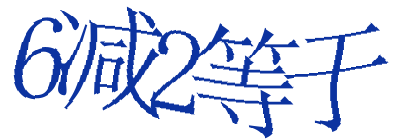
#> input picture src/cas_ocr_model/v1/classify/predict/test/test1_20240102160004_server.png, 400 x 140 px
$ python -i remove_white.py   (imports and definitions only)
#> lines starting #> are read from the running program, lines starting #| are printed output that depends on the picture; after the words box and inside, x2 and y2 are one past the last pixel; in counts of white or black regions, pixels touching at a corner belong together
#> further down, picture is the input picture: shape (140, 400, 3); mean B, G, R 240, 222.8, 216.6
import os

from cas_ocr_model.v1.utils.files.dirs import create_dirs
from cas_ocr_model.v1.utils.files.get_files import divide_files_into_processes, get_all_files

import cv2

save_dir = "../../workdir/Spilt/ori_gray_div_last"
# [1 line not run here, left out]


def is_blank(image):
    gray = cv2.cvtColor(image, cv2.COLOR_BGR2GRAY)
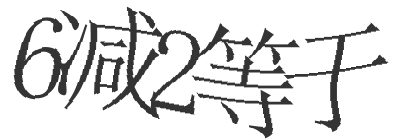
#> gray: shape (140, 400); min 52, max 255, mean 223
    _, threshold = cv2.threshold(gray, 240, 255, cv2.THRESH_BINARY)
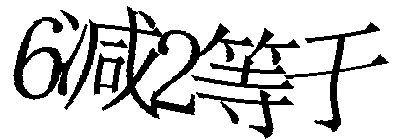
#> threshold: shape (140, 400); 81.3% white; 8 black regions, largest, box (x1, y1, x2, y2) and area: (64, 6, 254, 119) 4031, (13, 17, 88, 100) 1817, (284, 22, 389, 132) 1444
    # Reverse the threshold image
    threshold = cv2.bitwise_not(threshold)
    return cv2.countNonZero(threshold) == 0


def process_file(file_path):
    image = cv2.imread(file_path)
    if image is None:
        print("无法读取图像", file_path)
        return

    if is_blank(image):
        os.remove(file_path)


def remove_blank_images(path):
    print(path)
    divide_files_into_processes(
        path,
        14,
        process_file
    )

    all_files = get_all_files(
        path,
        include_subdir=False
    )
    print("Now:", len(all_files))
    print()


# [8 lines not run here, left out]

>>> import cv2
>>> picture = cv2.imread('../classify/predict/test/test1_20240102160004_server.png')
>>> result = is_blank(picture)
#> result = False

$ run again, on src/cas_ocr_model/v1/classify/predict/test/test3_20240102160857_server.png
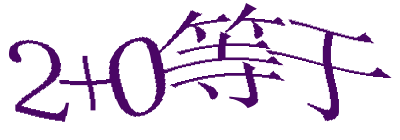
#> input picture src/cas_ocr_model/v1/classify/predict/test/test3_20240102160857_server.png, 400 x 140 px
#> picture is the input picture: shape (140, 400, 3); mean B, G, R 234.9, 222.5, 231.4
#> in is_blank, `gray = cv2.cvtColor(image, cv2.COLOR_BGR2GRAY)`:
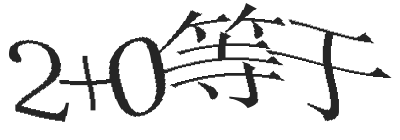
#> gray: shape (140, 400); min 37, max 255, mean 226.6
#> in is_blank, `_, threshold = cv2.threshold(gray, 240, 255, cv2.THRESH_BINARY)`:
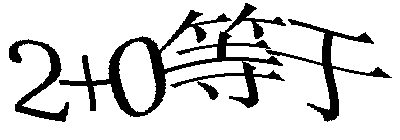
#> threshold: shape (140, 400); 84.8% white; 2 black regions, box (x1, y1, x2, y2) and area: (59, 3, 392, 122) 7182, (9, 39, 69, 122) 1344
#> result = False

$ run again, on src/cas_ocr_model/v1/classify/predict/test/test4_20240102160902_server.png
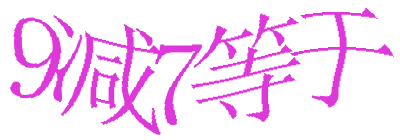
#> input picture src/cas_ocr_model/v1/classify/predict/test/test4_20240102160902_server.png, 400 x 140 px
#> picture is the input picture: shape (140, 400, 3); mean B, G, R 249.3, 223.5, 249.8
#> in is_blank, `gray = cv2.cvtColor(image, cv2.COLOR_BGR2GRAY)`:
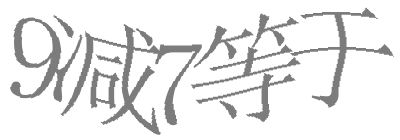
#> gray: shape (140, 400); min 124, max 255, mean 234.2
#> in is_blank, `_, threshold = cv2.threshold(gray, 240, 255, cv2.THRESH_BINARY)`:
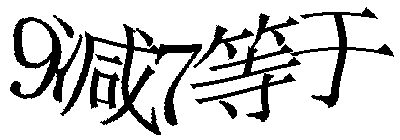
#> threshold: shape (140, 400); 81.3% white; 8 black regions, largest, box (x1, y1, x2, y2) and area: (190, 7, 394, 122) 3733, (60, 24, 202, 135) 3268, (10, 17, 83, 103) 1849
#> result = False
